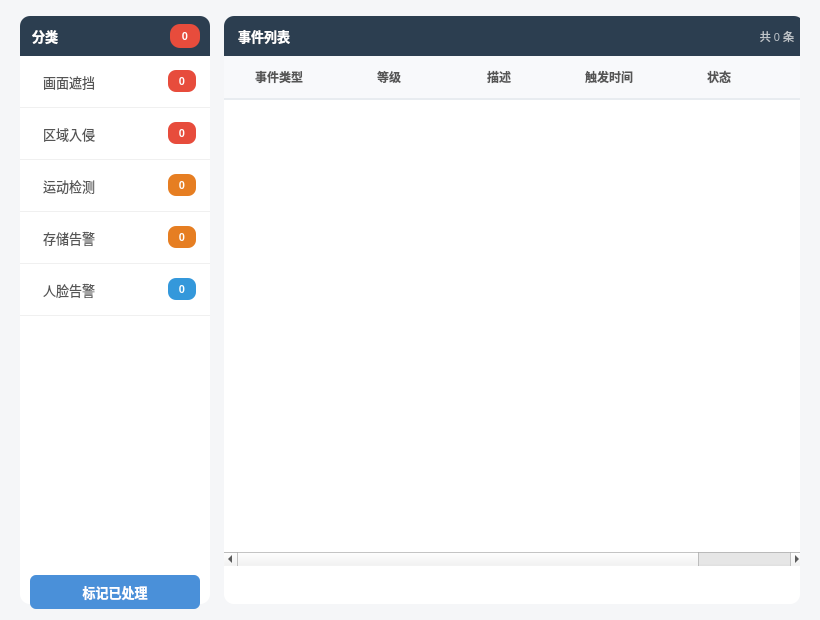
<?xml version="1.0" encoding="UTF-8"?>
<ui version="4.0">
 <class>AlarmWidget</class>
 <widget class="QWidget" name="AlarmWidget">
  <property name="geometry"><rect><x>0</x><y>0</y><width>820</width><height>620</height></rect></property>
  <property name="styleSheet"><string notr="true">
QWidget#AlarmWidget { background-color: #f5f6f8; font-family: "Microsoft YaHei",sans-serif; }
QLabel { color: #2c3e50; }
QFrame#sideBar { background: #ffffff; border: none; border-radius: 10px; }
QWidget#sideTitleBar { background-color: #2c3e50; border-top-left-radius: 10px; border-top-right-radius: 10px; }
QLabel#sideTitle { color: #ffffff; font-size: 13px; font-weight: 600; background: transparent; }
QLabel#badgeTotal { background: #e74c3c; color: #ffffff; font-size: 11px; font-weight: bold; border-radius: 10px; padding: 2px 8px; }
QPushButton#catBtn1, QPushButton#catBtn2, QPushButton#catBtn3, QPushButton#catBtn4, QPushButton#catBtn5 {
  background: transparent; border: none; border-bottom: 1px solid #f0f0f0; text-align: left; font-size: 13px; color: #555555; padding: 14px 16px;
}
QPushButton#catBtn1:hover, QPushButton#catBtn2:hover, QPushButton#catBtn3:hover, QPushButton#catBtn4:hover, QPushButton#catBtn5:hover { background: #e8f0fe; color: #4a90d9; }
QLabel#badge1, QLabel#badge2 { background: #e74c3c; color: #ffffff; font-size: 11px; font-weight: bold; border-radius: 8px; padding: 2px 8px; }
QLabel#badge3, QLabel#badge4 { background: #e67e22; color: #ffffff; font-size: 11px; font-weight: bold; border-radius: 8px; padding: 2px 8px; }
QLabel#badge5 { background: #3498db; color: #ffffff; font-size: 11px; font-weight: bold; border-radius: 8px; padding: 2px 8px; }
QFrame#mainArea { background: #ffffff; border: none; border-radius: 10px; }
QWidget#mainTitleBar { background-color: #2c3e50; border-top-left-radius: 10px; border-top-right-radius: 10px; }
QLabel#mainTitle { color: #ffffff; font-size: 13px; font-weight: 600; background: transparent; }
QLabel#countText { color: rgba(255,255,255,0.7); font-size: 11px; background: transparent; }
QHeaderView::section { background: #f8f9fb; color: #555555; font-size: 12px; font-weight: 600; border: none; border-bottom: 2px solid #e8ecf0; padding: 10px 8px; }
QTableWidget#eventTable { background: #ffffff; border: none; font-size: 13px; color: #333333; gridline-color: #f5f5f5; }
QTableWidget#eventTable::item { padding: 8px; border-bottom: 1px solid #f5f5f5; }
QPushButton#ackBt { background-color: #4a90d9; color: white; border: none; border-radius: 6px; padding: 8px 24px; font-size: 13px; font-weight: bold; }
QPushButton#ackBt:hover { background-color: #3a7bc8; }
  </string></property>
  <layout class="QHBoxLayout" name="rootLayout">
   <property name="spacing"><number>14</number></property>
   <property name="leftMargin"><number>20</number></property>
   <property name="topMargin"><number>16</number></property>
   <property name="rightMargin"><number>20</number></property>
   <property name="bottomMargin"><number>16</number></property>
   <!-- 左侧分类导航 -->
   <item>
    <widget class="QFrame" name="sideBar">
     <property name="minimumSize"><size><width>190</width><height>0</height></size></property>
     <property name="maximumSize"><size><width>190</width><height>16777215</height></size></property>
     <widget class="QWidget" name="sideTitleBar" native="true">
      <property name="geometry"><rect><x>0</x><y>0</y><width>190</width><height>40</height></rect></property>
      <widget class="QLabel" name="sideTitle">
       <property name="geometry"><rect><x>12</x><y>4</y><width>140</width><height>32</height></rect></property>
       <property name="text"><string>分类</string></property>
      </widget>
      <widget class="QLabel" name="badgeTotal">
       <property name="geometry"><rect><x>150</x><y>8</y><width>30</width><height>24</height></rect></property>
       <property name="text"><string>0</string></property>
       <property name="alignment"><set>Qt::AlignCenter</set></property>
      </widget>
     </widget>
     <widget class="QPushButton" name="catBtn1"><property name="geometry"><rect><x>0</x><y>40</y><width>190</width><height>52</height></rect></property><property name="text"><string>  画面遮挡</string></property></widget>
     <widget class="QLabel" name="badge1"><property name="geometry"><rect><x>148</x><y>54</y><width>28</width><height>22</height></rect></property><property name="text"><string>0</string></property><property name="alignment"><set>Qt::AlignCenter</set></property></widget>
     <widget class="QPushButton" name="catBtn2"><property name="geometry"><rect><x>0</x><y>92</y><width>190</width><height>52</height></rect></property><property name="text"><string>  区域入侵</string></property></widget>
     <widget class="QLabel" name="badge2"><property name="geometry"><rect><x>148</x><y>106</y><width>28</width><height>22</height></rect></property><property name="text"><string>0</string></property><property name="alignment"><set>Qt::AlignCenter</set></property></widget>
     <widget class="QPushButton" name="catBtn3"><property name="geometry"><rect><x>0</x><y>144</y><width>190</width><height>52</height></rect></property><property name="text"><string>  运动检测</string></property></widget>
     <widget class="QLabel" name="badge3"><property name="geometry"><rect><x>148</x><y>158</y><width>28</width><height>22</height></rect></property><property name="text"><string>0</string></property><property name="alignment"><set>Qt::AlignCenter</set></property></widget>
     <widget class="QPushButton" name="catBtn4"><property name="geometry"><rect><x>0</x><y>196</y><width>190</width><height>52</height></rect></property><property name="text"><string>  存储告警</string></property></widget>
     <widget class="QLabel" name="badge4"><property name="geometry"><rect><x>148</x><y>210</y><width>28</width><height>22</height></rect></property><property name="text"><string>0</string></property><property name="alignment"><set>Qt::AlignCenter</set></property></widget>
     <widget class="QPushButton" name="catBtn5"><property name="geometry"><rect><x>0</x><y>248</y><width>190</width><height>52</height></rect></property><property name="text"><string>  人脸告警</string></property></widget>
     <widget class="QLabel" name="badge5"><property name="geometry"><rect><x>148</x><y>262</y><width>28</width><height>22</height></rect></property><property name="text"><string>0</string></property><property name="alignment"><set>Qt::AlignCenter</set></property></widget>
    </widget>
   </item>
   <!-- 右侧主内容 -->
   <item>
    <widget class="QFrame" name="mainArea">
     <widget class="QWidget" name="mainTitleBar" native="true">
      <property name="geometry"><rect><x>0</x><y>0</y><width>580</width><height>40</height></rect></property>
      <widget class="QLabel" name="mainTitle"><property name="geometry"><rect><x>14</x><y>4</y><width>200</width><height>32</height></rect></property><property name="text"><string>事件列表</string></property></widget>
      <widget class="QLabel" name="countText"><property name="geometry"><rect><x>470</x><y>8</y><width>100</width><height>24</height></rect></property><property name="text"><string>共 0 条</string></property><property name="alignment"><set>Qt::AlignRight|Qt::AlignVCenter</set></property></widget>
     </widget>
     <widget class="QTableWidget" name="eventTable">
      <property name="geometry"><rect><x>0</x><y>40</y><width>580</width><height>510</height></rect></property>
      <property name="columnCount"><number>6</number></property>
      <attribute name="horizontalHeaderDefaultSectionSize"><number>110</number></attribute>
      <column><property name="text"><string>事件类型</string></property></column>
      <column><property name="text"><string>等级</string></property></column>
      <column><property name="text"><string>描述</string></property></column>
      <column><property name="text"><string>触发时间</string></property></column>
      <column><property name="text"><string>状态</string></property></column>
      <column><property name="text"><string>缩略图</string></property></column>
     </widget>
    </widget>
   </item>
  </layout>
  <widget class="QPushButton" name="ackBt">
   <property name="geometry"><rect><x>30</x><y>575</y><width>170</width><height>34</height></rect></property>
   <property name="text"><string>标记已处理</string></property>
  </widget>
 </widget>
 <resources/>
 <connections/>
</ui>
